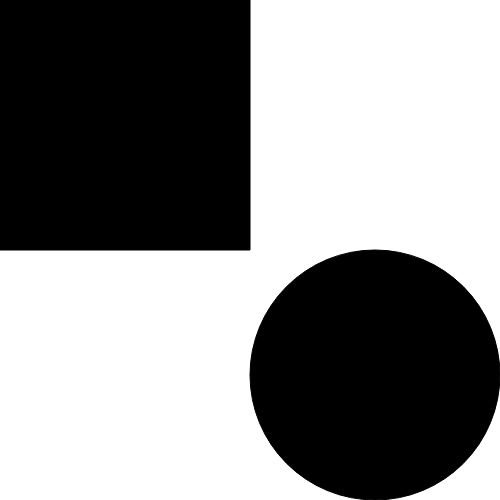
Frame 1 (no input)
Frame 60 (no input): identical to frame 1, image omitted
Frame 120 (the mouse pressed at the canvas centre since frame 60): identical to frame 1, image omitted

The p5.js sketch that drew this single still picture (run headless with seeded random() and noise() and a simulated clock; from frame 60 on, the mouse is pressed at the canvas centre):

// p5.js sketch
// ── sketch.js
// keep track of the "blueness" and "redness" for our shapes
var blueNess = 0;
var redNess = 0;

function setup() {
  createCanvas(500, 500);
}

function draw() {
  background(255);
  
  // draw our square using the "redNess" variable to dictate how much
  // red color to use
  fill(redNess, 0, 0);
  rect(0,0,250,250);
  
  // draw our ellipse using the "blueNess" variable to dictate how much
  // blue color to use
  fill(0, 0, blueNess);
  ellipse(375, 375, 250, 250);
}

function keyPressed() {
  // increase blueNess and redNess
  blueNess += 10;
  redNess += 10;
}
